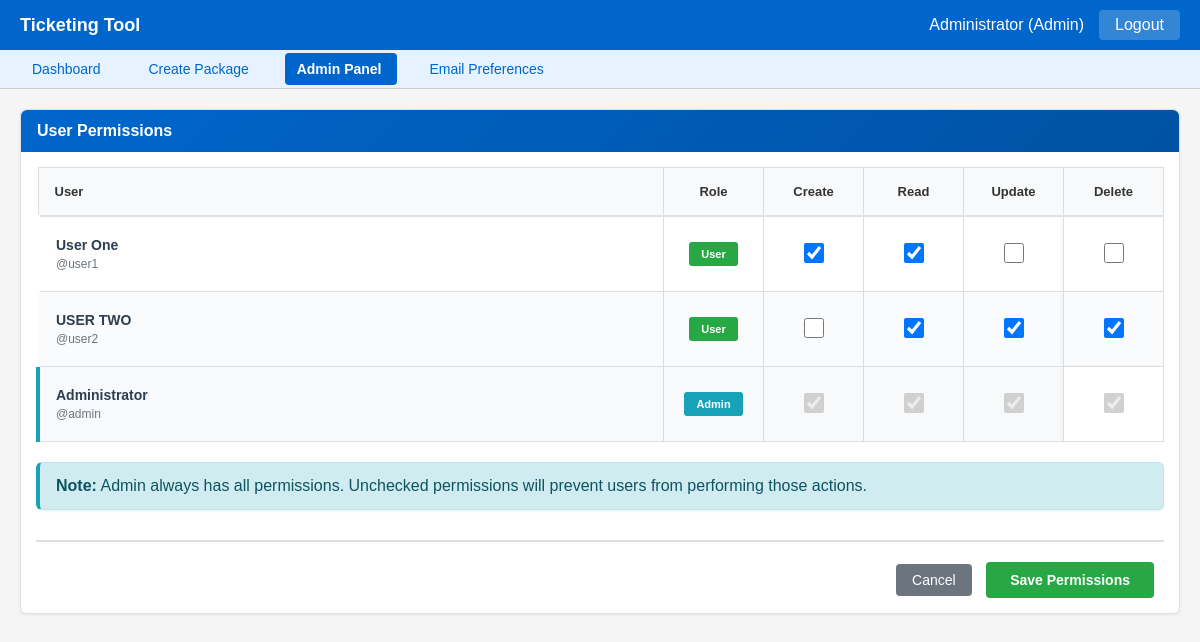
The app's page /admin/permissions (signed in) with its own data.
### models.py (models this page shows, shortened)
class User(db.Model):
    __tablename__ = 'users'
    username = db.Column(db.String(50), primary_key=True)
    password = db.Column(db.String(100), nullable=False)
    role = db.Column(db.String(20), nullable=False, default='user')
    name = db.Column(db.String(100), nullable=False)
    can_assign = db.Column(db.Boolean, default=False)
    permissions = db.Column(db.Text)  # Store as JSON string
    def get_permissions(self):
        return json.loads(self.permissions) if self.permissions else {}

### main.py (the view, shortened to what this page needs)
@app.route('/admin/permissions', methods=['GET', 'POST'])
@admin_required
def admin_permissions():
    users = User.query.all()
    users_dict = get_all_users()
    return render_template('admin_permissions.html', users=users_dict)

### main.py (called while the page is built)
def get_all_users():
    users = User.query.all()
    return {u.username: {
        'password': u.password,
        'role': u.role,
        'name': u.name,
        'can_assign': u.can_assign,
        'permissions': u.get_permissions()
    } for u in users}

def get_all_field_configs():
    fields = FieldConfig.query.all()
    return {f.field_name: {
        'type': f.field_type,
        'label': f.label,
        'editable': f.editable,
        'options': f.get_options(),
        'permissions': f.get_permissions()
    } for f in fields}

def admin_required(f):
    @wraps(f)
    def decorated_function(*args, **kwargs):
        if 'username' not in session:
            return redirect(url_for('login'))
        user = db.session.get(User, session['username'])
        if not user or user.role != 'admin':
            flash('Admin access required')
            return redirect(url_for('dashboard'))
        return f(*args, **kwargs)
    return decorated_function

### models.py (called while the page is built)
    def get_options(self):
        return json.loads(self.options) if self.options else []

    def get_permissions(self):
        return json.loads(self.permissions) if self.permissions else {}

### templates/admin_permissions.html (shortened to what this page needs)
{% extends "base.html" %}
{% block content %}
<div class="card">
    <div class="card-header" style="background: linear-gradient(135deg, #0066cc 0%, #0052a3 100%); color: white; padding: 12px 16px; border-radius: 6px 6px 0 0; border: none;">
        <div style="display: flex; align-items: center; gap: 10px;">
            <h3 style="margin: 0; font-size: 16px; font-weight: 600; color: white;">User Permissions</h3>
        </div>
    </div>
    <div class="card-body">
        <form method="POST">
            <div style="overflow-x: auto;">
                <table class="table" style="margin-bottom: 0;">
                    <thead>
                        <tr>
                            <th style="padding: 16px; font-size: 13px; font-weight: 600; background-color: #f8f9fa; border-bottom: 2px solid #dee2e6;">User</th>
                            <th style="padding: 16px; font-size: 13px; font-weight: 600; background-color: #f8f9fa; border-bottom: 2px solid #dee2e6; text-align: center; width: 100px;">Role</th>
                            <th style="padding: 16px; font-size: 13px; font-weight: 600; background-color: #f8f9fa; border-bottom: 2px solid #dee2e6; text-align: center; width: 100px;">Create</th>
                            <th style="padding: 16px; font-size: 13px; font-weight: 600; background-color: #f8f9fa; border-bottom: 2px solid #dee2e6; text-align: center; width: 100px;">Read</th>
                            <th style="padding: 16px; font-size: 13px; font-weight: 600; background-color: #f8f9fa; border-bottom: 2px solid #dee2e6; text-align: center; width: 100px;">Update</th>
                            <th style="padding: 16px; font-size: 13px; font-weight: 600; background-color: #f8f9fa; border-bottom: 2px solid #dee2e6; text-align: center; width: 100px;">Delete</th>
                        </tr>
                    </thead>
                    <tbody>
                        {% for username, user_data in users.items() %}
                        {% if username != 'admin' %}
                        <tr style="border-left: 4px solid transparent;">
                            <td style="padding: 20px 16px; vertical-align: middle;">
                                <div style="display: flex; flex-direction: column; gap: 4px;">
                                    <strong style="font-size: 14px; color: #2c3e50;">{{ user_data.name }}</strong>
                                    <small style="color: #6c757d; font-size: 12px;">@{{ username }}</small>
                                </div>
                            </td>
                            <td style="padding: 20px 16px; text-align: center; vertical-align: middle;">
                                <span class="status-ongoing" style="padding: 6px 12px; font-size: 11px; font-weight: 600;">
                                    {{ user_data.role|title }}
                                </span>
                            </td>
                            <td style="padding: 20px 16px; text-align: center; vertical-align: middle;">
                                <label style="margin: 0; cursor: pointer; display: inline-block;">
                                    <input type="checkbox" name="create_{{ username }}"
                                        style="width: 20px; height: 20px; cursor: pointer;"
                                        {% if user_data.get('permissions', {}).get('package_create', False) %}checked{% endif %}>
                                </label>
                            </td>
                            <td style="padding: 20px 16px; text-align: center; vertical-align: middle;">
                                <label style="margin: 0; cursor: pointer; display: inline-block;">
                                    <input type="checkbox" name="read_{{ username }}"
                                        style="width: 20px; height: 20px; cursor: pointer;"
                                        {% if user_data.get('permissions', {}).get('package_read', False) %}checked{% endif %}>
                                </label>
                            </td>
                            <td style="padding: 20px 16px; text-align: center; vertical-align: middle;">
                                <label style="margin: 0; cursor: pointer; display: inline-block;">
                                    <input type="checkbox" name="update_{{ username }}"
                                        style="width: 20px; height: 20px; cursor: pointer;"
                                        {% if user_data.get('permissions', {}).get('package_update', False) %}checked{% endif %}>
                                </label>
                            </td>
                            <td style="padding: 20px 16px; text-align: center; vertical-align: middle;">
                                <label style="margin: 0; cursor: pointer; display: inline-block;">
                                    <input type="checkbox" name="delete_{{ username }}"
                                        style="width: 20px; height: 20px; cursor: pointer;"
                                        {% if user_data.get('permissions', {}).get('package_delete', False) %}checked{% endif %}>
                                </label>
                            </td>
                        </tr>
                        {% endif %}
                        {% endfor %}
                        <tr style="background-color: #f8f9fa; border-left: 4px solid #17a2b8;">
                            <td style="padding: 20px 16px; vertical-align: middle;">
                                <div style="display: flex; flex-direction: column; gap: 4px;">
                                    <strong style="font-size: 14px; color: #2c3e50;">{{ users.admin.name }}</strong>
                                    <small style="color: #6c757d; font-size: 12px;">@admin</small>
                                </div>
                            </td>
                            <td style="padding: 20px 16px; text-align: center; vertical-align: middle;">
                                <span class="status-completed" style="padding: 6px 12px; font-size: 11px; font-weight: 600;">Admin</span>
                            </td>
                            <td style="padding: 20px 16px; text-align: center; vertical-align: middle;">
                                <label style="margin: 0; display: inline-block;">
                                    <input type="checkbox" checked disabled style="width: 20px; height: 20px;">
                                </label>
                            </td>
                            <td style="padding: 20px 16px; text-align: center; vertical-align: middle;">
                                <label style="margin: 0; display: inline-block;">
                                    <input type="checkbox" checked disabled style="width: 20px; height: 20px;">
                                </label>
                            </td>
                            <td style="padding: 20px 16px; text-align: center; vertical-align: middle;">
                                <label style="margin: 0; display: inline-block;">
                                    <input type="checkbox" checked disabled style="width: 20px; height: 20px;">
                                </label>
                            </td>
                            <td style="padding: 20px 16px; text-align: center; vertical-align: middle;">
                                <label style="margin: 0; display: inline-block;">
                                    <input type="checkbox" checked disabled style="width: 20px; height: 20px;">
                                </label>
                            </td>
                        </tr>
                    </tbody>
                </table>
            </div>
            <div class="alert alert-info" style="margin-top: 20px;">
                <strong>Note:</strong> Admin always has all permissions. Unchecked permissions will prevent users from performing those actions.
            </div>
            <div style="margin-top: 30px; padding-top: 20px; border-top: 2px solid #e0e0e0; text-align: right;">
                <a href="{{ url_for('admin_panel') }}" class="btn btn-secondary" style="margin-right: 10px;">Cancel</a>
                <button type="submit" class="btn btn-success" style="padding: 10px 24px; font-weight: 600;">Save Permissions</button>
            </div>
        </form>
    </div>
</div>
{% endblock %}

### templates/base.html (shortened to what this page needs)
<!DOCTYPE html>
<html lang="en">
<head>
</head>
<body>
    {% if session.username %}
    <div class="header">
        <h1>Ticketing Tool</h1>
        <div class="user-info">
            <span>{{ session.name }} ({{ session.role|title }})</span>
            <a href="{{ url_for('logout') }}"
            style="color: white; text-decoration: none; padding: 6px 16px; background-color: rgba(255, 255, 255, 0.2); border-radius: 4px; font-weight: 500; transition: all 0.2s;"
            onmouseover="this.style.backgroundColor='rgba(255, 255, 255, 0.3)'"
            onmouseout="this.style.backgroundColor='rgba(255, 255, 255, 0.2)'">
                Logout
            </a>
        </div>
    </div>
    <div class="nav">
        <a href="{{ url_for('dashboard') }}"
        class="{% if request.endpoint == 'dashboard' %}nav-active{% endif %}">
            Dashboard
        </a>
        {% if session.get('permissions', {}).get('package_create', False) or session.can_assign or session.role == 'admin' %}
        <a href="{{ url_for('create_package') }}"
        class="{% if request.endpoint == 'create_package' %}nav-active{% endif %}">
            Create Package
        </a>
        {% endif %}
        {% if session.role == 'admin' %}
        <a href="{{ url_for('admin_panel') }}"
        class="{% if request.endpoint in ['admin_panel', 'admin_users', 'admin_config', 'admin_permissions'] %}nav-active{% endif %}">
            Admin Panel
        </a>
        {% endif %}
        {% if session.role == 'admin' %}
            <a href="{{ url_for('email_preferences') }}">Email Preferences</a>
        {% endif %}
    </div>
    {% endif %}
    <div class="container{% if request.endpoint in ['login'] %} container-narrow{% endif %}">
        {% block content %}{% endblock %}
    </div>
</body>
</html>

### templates/base.html (style rules this page uses)
* { margin: 0; padding: 0; box-sizing: border-box; }
body { font-family: Arial, sans-serif; background-color: #f5f5f5; color: #333; min-height: 100vh; display: flex; flex-direction: column; }
.header { background-color: #0066cc; color: white; padding: 10px 20px; display: flex; justify-content: space-between; align-items: center; flex-shrink: 0; }
.header h1 { font-size: 18px; }
.user-info { display: flex; align-items: center; gap: 15px; }
.nav { background-color: #e6f2ff; padding: 10px 20px; border-bottom: 1px solid #ccc; flex-shrink: 0; }
.nav a { color: #0066cc; text-decoration: none; margin-right: 20px; font-size: 14px; }
.container { flex: 1; width: 100%; max-width: none; margin: 0; padding: 20px; overflow-x: auto; }
.card { background: white; border: 1px solid #e0e0e0; margin-bottom: 20px; box-shadow: 0 1px 3px rgba(0,0,0,0.08); border-radius: 6px; transition: box-shadow 0.2s; }
.card-header { background-color: #f8f9fa; border-bottom: 2px solid #e0e0e0; padding: 15px 20px; font-weight: 600; font-size: 16px; border-radius: 6px 6px 0 0; }
.card-body { padding: 15px; }
.btn { padding: 8px 16px; border: none; cursor: pointer; font-size: 14px; text-decoration: none; display: inline-block; margin-right: 10px; border-radius: 4px; transition: all 0.2s; }
.btn-secondary { background-color: #6c757d; color: white; font-weight: 400; padding: 8px 16px; }
.btn-success { background-color: #28a745; color: white; font-weight: 600; padding: 10px 20px; }
.table { width: 100%; border-collapse: collapse; font-size: 12px; background: white; }
.table th, .table td { border: 1px solid #ddd; padding: 8px; text-align: left; vertical-align: top; }
.table th { background-color: #f8f9fa; font-weight: bold; font-size: 11px; position: sticky; top: 0; z-index: 10; box-shadow: 0 2px 4px rgba(0,0,0,0.05); }
.table tbody tr:nth-child(even) { background-color: #fafbfc; }
.table tbody tr { transition: background-color 0.2s ease; }
.nav a { color: #0066cc; text-decoration: none; margin-right: 20px; font-size: 14px; padding: 8px 12px; border-radius: 4px; transition: all 0.2s; }
.nav a.nav-active { background-color: #0066cc; color: white; font-weight: 600; }
.alert { padding: 14px 16px; margin-bottom: 20px; border: 1px solid transparent; border-radius: 6px; border-left: 4px solid; box-shadow: 0 1px 3px rgba(0,0,0,0.08); }
.alert-info { color: #0c5460; background-color: #d1ecf1; border-color: #bee5eb; border-left-color: #17a2b8; }
.status-ongoing { background-color: #28a745; color: white; padding: 2px 6px; border-radius: 3px; font-size: 11px; white-space: nowrap; }
.status-completed { background-color: #17a2b8; color: white; padding: 2px 6px; border-radius: 3px; font-size: 11px; white-space: nowrap; }
.table tbody tr td:last-child { background-color: white; box-shadow: -2px 0 4px rgba(0,0,0,0.05); }
.table tbody tr:nth-child(even) td:last-child { background-color: #fafbfc; }

### records on screen
User: name "Administrator", admin.name "Administrator"
User: name "User One", username "user1", role "User"
User: name "USER TWO", username "user2", role "User"

### other values on screen
{{ session.role|title }} "Admin"
